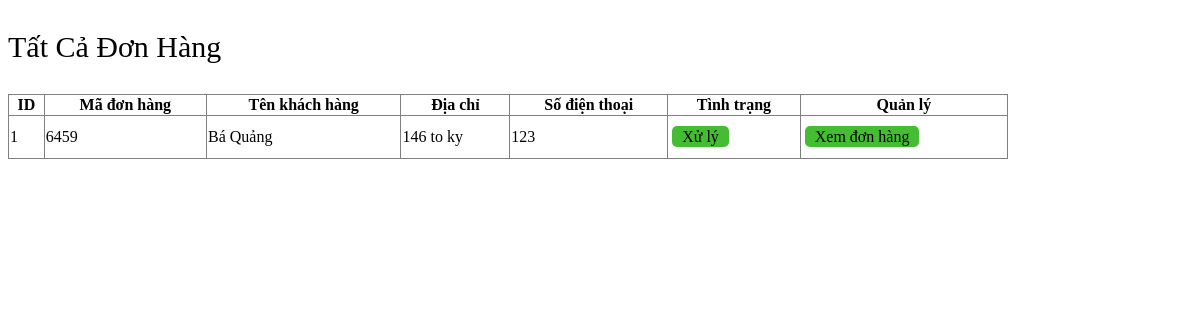
Page /admincp/modules/quanlydonhang/lietke.php on the committed database.
### tables this page shows
CREATE TABLE `cart` (
  `id_cart` int(11) NOT NULL,
  `id_khachhang` int(20) NOT NULL,
  `code_cart` varchar(100) NOT NULL,
  `cart_status` int(100) NOT NULL
);

CREATE TABLE `dang_ky` (
  `id_dangky` int(11) NOT NULL,
  `tenkh` varchar(100) NOT NULL,
  `password` varchar(50) NOT NULL,
  `sdt` int(11) NOT NULL,
  `diachi` varchar(100) NOT NULL
);

### admincp/modules/quanlydonhang/lietke.php (the view, shortened to what this page needs)
<!DOCTYPE html>
<html lang="en">
<head>
    <link rel="stylesheet" type="text/css" href="modules/quanlydonhang/quanlydh.css">
</head>
<body>
<p class="lkdonhang">Tất Cả Đơn Hàng </p>
<?php
    $sql_lietke_dh = "SELECT * FROM cart,dang_ky WHERE cart.id_khachhang=dang_ky.id_dangky ORDER BY cart.id_cart DESC";
    $query_lietke_dh= mysqli_query($mysqli,$sql_lietke_dh);
?>
<table class="lietkedh" border="1">
  <tr>
    <th>ID</th>
    <th>Mã đơn hàng</th>
    <th>Tên khách hàng</th>
    <th>Địa chỉ</th>
    <th>Số điện thoại</th>
    <th>Tình trạng</th>
    <th>Quản lý</th>
  </tr>
  <?php
  $i = 0;
  while($row = mysqli_fetch_array($query_lietke_dh)){
      $i++;
  ?>
  <tr class="noidungdh">
        <td><?php echo $i  ?></td>
        <td><?php echo $row['code_cart']  ?></td>
        <td><?php echo $row['tenkh']  ?></td>
        <td><?php echo $row['diachi']  ?></td>
        <td><?php echo $row['sdt']  ?></td>
        <td>
            <?php if ($row['cart_status']==1){
                echo '<a style="text-decoration: none" href="modules/quanlydonhang/xuly.php?code='.$row['code_cart'].'">Xử lý</a>';
            }else{
                echo'Đã xử lý';
            }
                ?>
        </td>
        <td>
            <a style="text-decoration: none" href="index.php?action=donhang&query=xemdonhang&code=<?php echo $row['code_cart']?>">Xem đơn hàng</a>
        </td>
  </tr>
  <?php
  }
  ?>
</table>
</body>
</html>

### admincp/modules/quanlydonhang/quanlydh.css (style rules this page uses)
table.lietkedh { border-collapse: collapse; width: 1000px; }
p.lkdonhang { font-size: 30px; }
.noidungdh td { height: 40px; }
.noidungdh td a { color: black; text-decoration: none; padding: 2px 10px 2px 10px; background-color: #44bd32; border-radius: 5px; margin-left: 3px; }

### rows in the picture
cart: code_cart "6459", dang_ky.tenkh "Bá Quảng", dang_ky.diachi "146 to ky", dang_ky.sdt "123"
